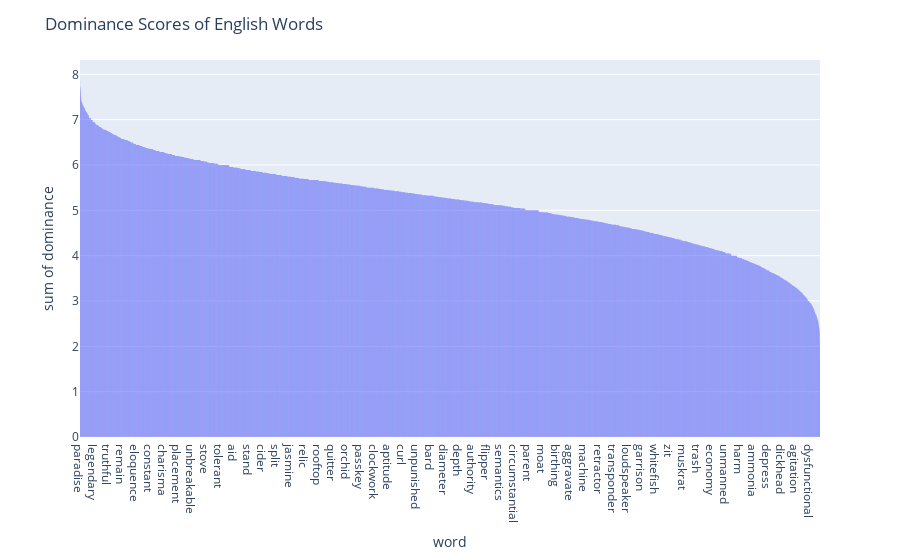

Write notebook code for a chart like this one.
### Code cell
dominance_df = mood_df.sort_values(by=['dominance'], ascending = False)
fig = px.histogram(dominance_df, x=dominance_df.index, y = 'dominance')
fig.update_layout(
    title={
        'text': 'Dominance Scores of English Words',
    })
fig.show()

### Figure 1 — Plotly figure (JSON) as saved in the notebook; plotly's stock layout.template omitted (floating-point values rounded to 4 significant figures; data arrays with more than 128 entries replaced by an {"elided": "..."} marker saying what was removed)
{"data": [{"alignmentgroup": "True", "bingroup": "x", "histfunc": "sum", "hovertemplate": "word=%{x}<br>sum of dominance=%{y}<extra></extra>", "legendgroup": "", "marker": {"color": "#636efa", "pattern": {"shape": ""}}, "name": "", "offsetgroup": "", "orientation": "v", "showlegend": false, "type": "histogram", "x": {"elided": "13915 str values"}, "xaxis": "x", "y": {"elided": "13915 float values"}, "yaxis": "y"}], "layout": {"autosize": true, "barmode": "relative", "legend": {"tracegroupgap": 0}, "margin": {"t": 60}, "title": {"text": "Dominance Scores of English Words"}, "xaxis": {"anchor": "y", "autorange": false, "domain": [0, 1], "range": [-0.5, 13910.0], "title": {"text": "word"}, "type": "category"}, "yaxis": {"anchor": "x", "autorange": true, "domain": [0, 1], "range": [0, 8.316], "title": {"text": "sum of dominance"}, "type": "linear"}}}
